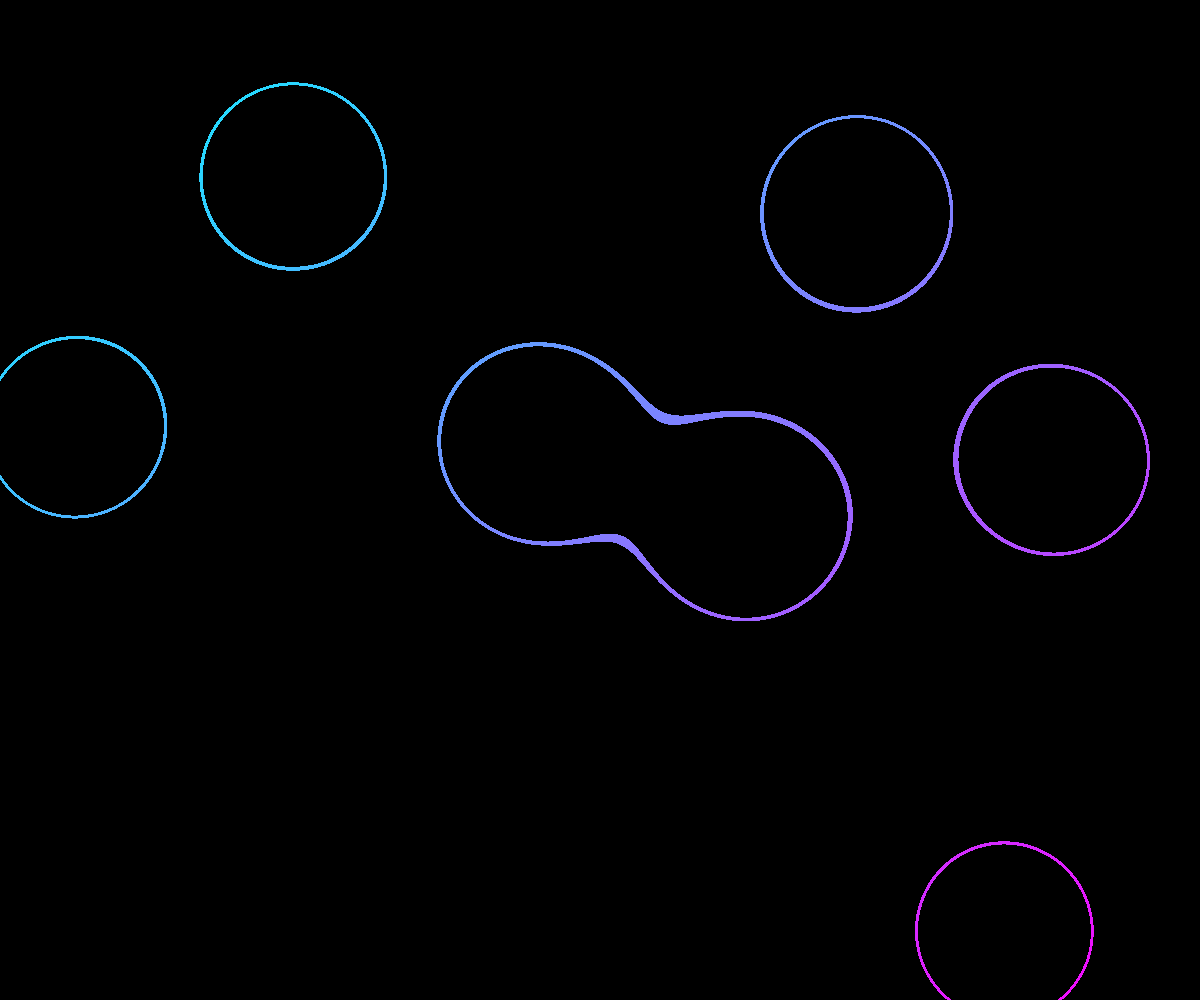
Frame 1 (no input)
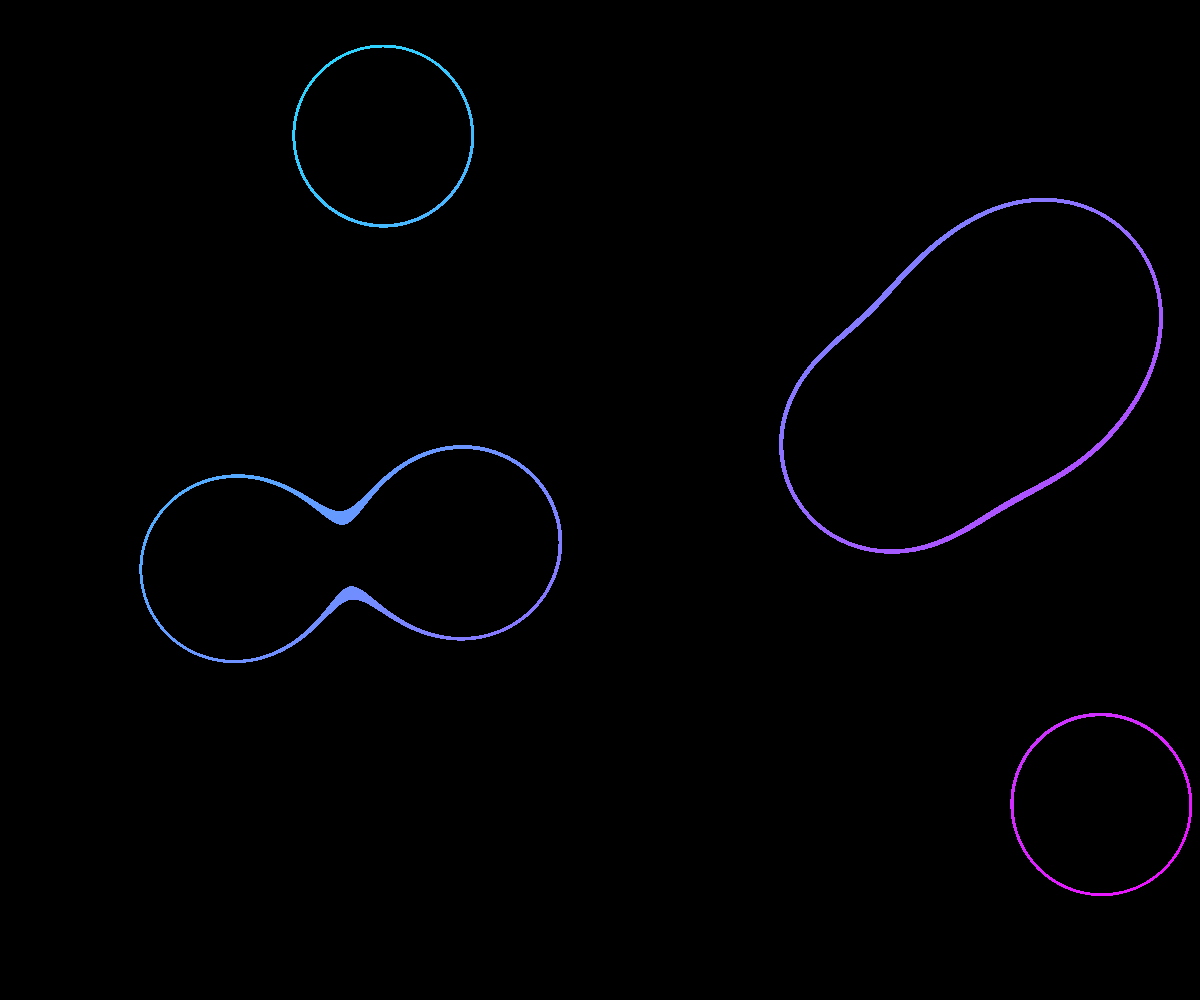
Frame 60 (no input)
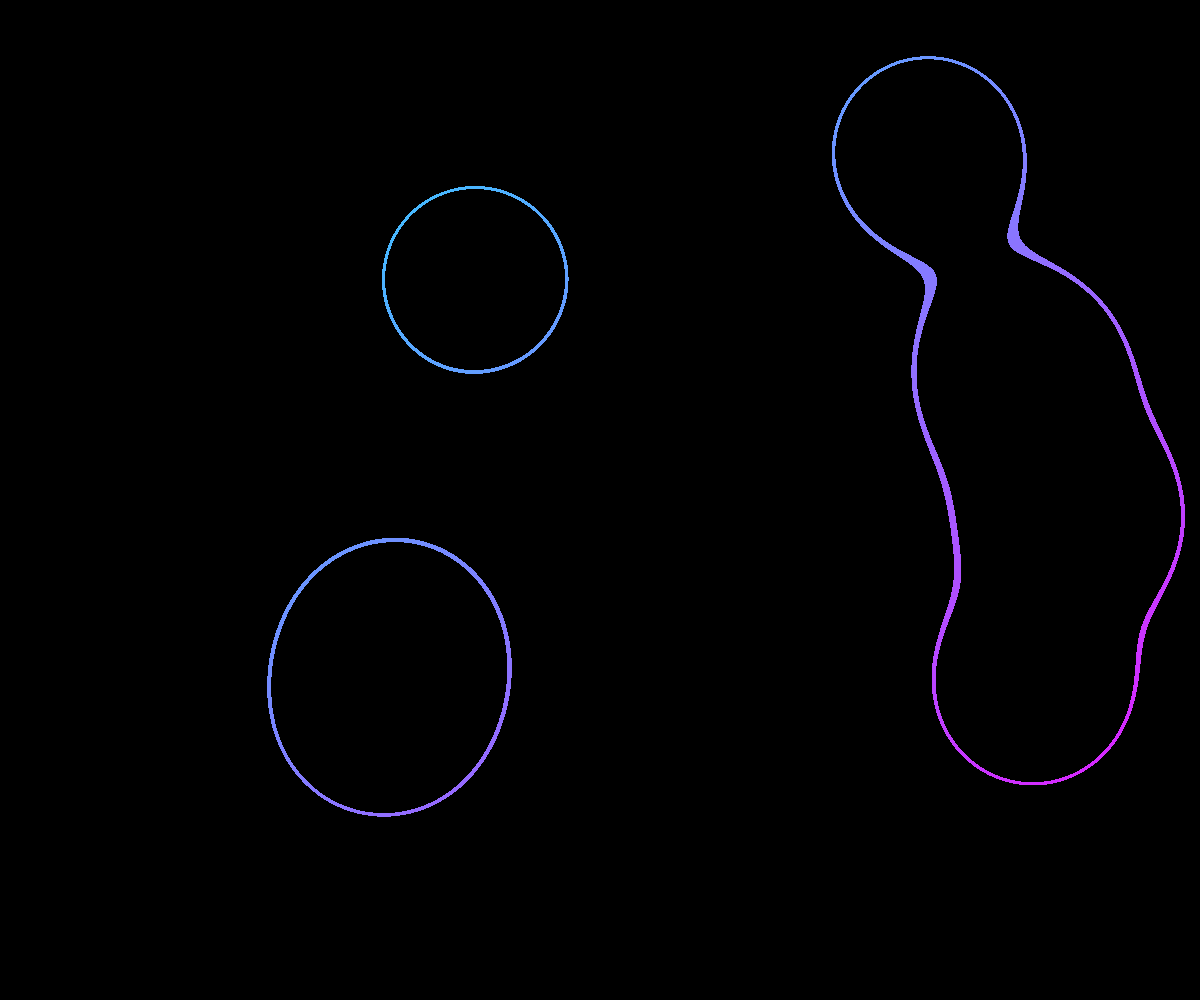
Frame 120 (the mouse pressed at the canvas centre since frame 60)

The p5.js sketch that drew these frames (run headless with seeded random() and noise() and a simulated clock; from frame 60 on, the mouse is pressed at the canvas centre):

// p5.js sketch
// ── sketch.js
class Bola {
  constructor() {
    this.x = random(width);
    this.y = random(height);
    this.velx = random(1,3)*(-1)**Math.trunc(random(0,2));
    this.vely = random(1,3)*(-1)**Math.trunc(random(0,2));
    this.d = min(width,height)/(numBolas-1);
  }
  
  show() {
    stroke(0);
    strokeWeight(1);
    noFill()
    ellipse(this.x,this.y,this.d,this.d)
  }
  
  update() {
    this.x += this.velx;
    this.y += this.vely;
    
    if (this.x > width-this.d/2) {
      this.x = width-this.d/2
      this.velx*=-1;
    }
    if (this.x < this.d/2) {
      this.x = this.d/2
      this.velx*=-1;
    }
    if (this.y > height-this.d/2) {
      this.y = height-this.d/2
      this.vely*=-1;
    }
     if (this.y < this.d/2) {
       this.y = this.d/2;
        this.vely*=-1;
    }  
  }
}

let density;
let numBolas = 7;
let bolas = [];
let tol = 0.03;

function setup() {
  createCanvas(window.innerWidth,window.innerHeight);
  colorMode(HSB);
  density = pixelDensity();
  for (let i = 0; i < numBolas ; i++) {
    bolas.push( new Bola() );
  }
}

function draw() {
  background(0);
  loadPixels();
  for (let y = 0; y < height ; y++){
    for (let x = 0; x < width ; x++){
      let z = 0;
      for (let bola of bolas){
        let dist =  ( (x-bola.x)**2 + (y-bola.y)**2 );
        z += bola.d*bola.d/dist/4;
      }
      z = (z > 1-tol && z < 1+tol) ? 255 : 0
      let indexBloclPixel = y*density*width*density+x*density;
      for(let i = 0 ; i < density ; i++) {
        for (let j = 0 ; j < density ; j ++) {
          let indexPixel = indexBloclPixel+i*width*density+j;
          pixels[indexPixel*4] = z*(x/width+y/height)/2;
          pixels[indexPixel*4+1] = z*(2-x/width-y/height)/2;
          pixels[indexPixel*4+2] = z;
        }
      }
    }
  }
  updatePixels();
  
  for (let bola of bolas){
    bola.update();
  }
}
